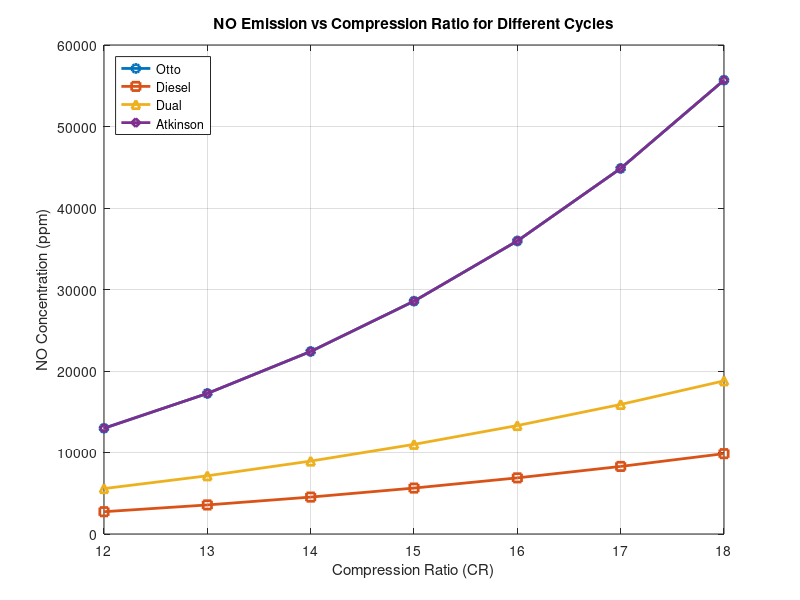

The MATLAB script that drew this image:
clc; clear; close all

% پارامترها
P3_P2 = 1.7;
P1 = 100000;
T1 = 300;
k = 1.4;
c_v = 718;
c_p = 1005;
ER = 17;

R = 8.31;     % ثابت گازها (J/mol·K)
dt = 0.00002; % زمان ماند (s)

A = 1.8e8;    % پیشنمایی واکنش 1
Ea1 = 3.19e5; % انرژی فعالسازی 1
Ea2 = 3.9e4;  % انرژی فعالسازی 2

CR_vals = 12:1:18;
n = length(CR_vals);

NO_Otto = zeros(1,n);
NO_Diesel = zeros(1,n);
NO_Dual = zeros(1,n);
NO_Atk = zeros(1,n);

idx = 1;

for CR = CR_vals
    % سیکل دوال
    T2 = T1 * CR^(k - 1);
    P2 = P1 * CR^k;
    T3 = T2 * P3_P2;
    P3 = P2 * P3_P2;
    r_c = (CR - 1) * 0.05 + 1;
    T4 = r_c * T3;
    P4 = P3;
    T5 = T4 * (CR / r_c)^(-0.4);
    P5 = P4 * (CR / r_c)^1.4;

    q1 = c_v * (T3 - T2);
    q2 = c_p * (T4 - T3);
    q_in = q1 + q2;
    q_out = c_v * (T5 - T1);

    % سیکل اتو
    T3_ot = T2 + q_in / c_v;
    P3_ot = P2 * (T3_ot / T2);
    T4_ot = T3_ot * (1 / CR)^0.4;
    q_out_ot = c_v * (T4_ot - T1);

    % سیکل دیزل
    T3_dies = T2 + q_in / c_p;
    P3_dies = P2;
    r_c_dies = T3_dies / T2;
    T4_dies = T3_dies * (CR / r_c_dies)^(-0.4);
    q_out_dies = c_v * (T4_dies - T1);

    % سیکل اتکینسون
    T_2 = T1 * CR^(k - 1);
    P_2 = P1 * CR^k;
    T_3 = q_in / c_v + T_2;
    P_3 = P_2 * (T_3 / T_2);
    T_4 = T_3 * (1 / CR)^(k - 1);
    P_4 = P_3 * (1 / CR)^k;
    T_5 = T_3 * (1 / ER)^(k - 1);
    P_5 = P_3 * (1 / ER)^k;
    T_6 = T1 * (ER / CR);

    % دادهها برای محاسبه NO
    data = {
        'Diesel', T3_dies, P3_dies;
        'Otto',   T3_ot,   P3_ot;
        'Dual',   T4,      P3;
        'Atk',    T_3,     P_3
    };

    for j = 1:size(data, 1)
        typ = data{j, 1};
        T = data{j, 2};
        P = data{j, 3};

        C = P / (R * T);

        O2 = 0.21 * C;
        N2 = 0.78 * C;
        O = 1e-4 * C;
        N = 1e-6 * C;

        A2 = 1.8e4 * T;
        k1 = A * exp(-Ea1 / (R * T));
        k2 = A2 * exp(-Ea2 / (R * T));

        rNO = k1 * N2 * O + k2 * N * O2;
        NO = rNO * dt;
        ppm = (NO / C) * 1e6;

        switch typ
            case 'Otto'
                NO_Otto(idx) = ppm;
            case 'Diesel'
                NO_Diesel(idx) = ppm;
            case 'Dual'
                NO_Dual(idx) = ppm;
            case 'Atk'
                NO_Atk(idx) = ppm;
        end
    end

    fprintf('CR=%d -> Otto: %.2f ppm, Diesel: %.2f ppm, Dual: %.2f ppm, Atk: %.2f ppm\n', ...
            CR, NO_Otto(idx), NO_Diesel(idx), NO_Dual(idx), NO_Atk(idx));

    idx = idx + 1;
end

% رسم نمودار
figure;
plot(CR_vals, NO_Otto, '-o', 'LineWidth', 2); hold on;
plot(CR_vals, NO_Diesel, '-s', 'LineWidth', 2);
plot(CR_vals, NO_Dual, '-^', 'LineWidth', 2);
plot(CR_vals, NO_Atk, '-d', 'LineWidth', 2);
xlabel('Compression Ratio (CR)');
ylabel('NO Concentration (ppm)');
legend('Otto', 'Diesel', 'Dual', 'Atkinson', 'Location', 'northwest');
title('NO Emission vs Compression Ratio for Different Cycles');
grid on;
